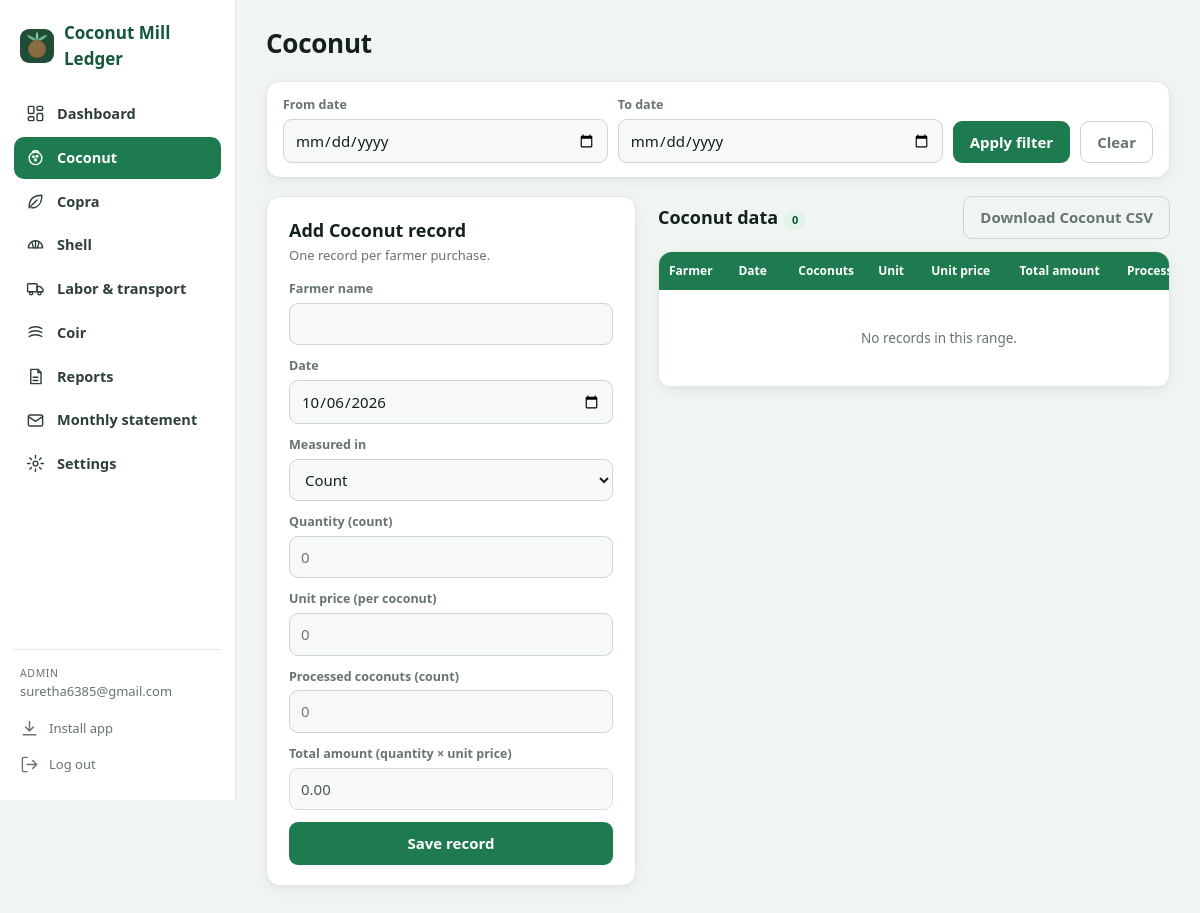
The page /d/coconut (signed in) on the database its author committed.
### tables this page shows
CREATE TABLE users (
    id INTEGER PRIMARY KEY AUTOINCREMENT,
    email TEXT NOT NULL UNIQUE, password_hash TEXT NOT NULL,
    role TEXT NOT NULL DEFAULT 'staff', created_at TEXT DEFAULT CURRENT_TIMESTAMP);

### app.py (the view, shortened to what this page needs)
@app.route("/d/<key>", methods=["GET", "POST"])
def dataset(key):
    cfg = get_cfg(key)
    conn = db()
    start, end = date_args()
    values, edit_id = {}, request.args.get("edit", type=int)
    rows = fetch_rows(conn, key, start, end)
    view = [dict(id=r["id"], cells=[c[1](r) for c in cfg["cols"]]) for r in rows]
    return render_template("dataset.html", key=key, cfg=cfg, rows=view, values=values,
                           edit_id=edit_id, start=start, end=end, foot=foot_pairs(key, rows) if rows else [])

### app.py (called while the page is built)
def connect():
    conn = sqlite3.connect(DB_PATH)
    conn.row_factory = sqlite3.Row
    return conn

def db():
    if "db" not in g:
        g.db = connect()
    return g.db

def get_cfg(key):
    if key not in DATASETS:
        abort(404)
    return DATASETS[key]

def valid_date(text):
    try:
        return len(text) == 10 and dt.date.fromisoformat(text) is not None
    except (TypeError, ValueError):
        return False

def fetch_rows(conn, key, start="", end=""):
    cfg = DATASETS[key]
    where, params = [], []
    if start:
        where.append("date >= ?")
        params.append(start)
    if end:
        where.append("date <= ?")
        params.append(end)
    sql = f"SELECT * FROM {cfg['table']}"
    if where:
        sql += " WHERE " + " AND ".join(where)
    sql += " ORDER BY date, id"
    rows = [dict(r) for r in conn.execute(sql, params).fetchall()]
    for r in rows:
        r["amount"] = cfg["amount"](r) if key != "coir" else r["amount"]
    return rows

def user_count(conn):
    return conn.execute("SELECT COUNT(*) FROM users").fetchone()[0]

@app.after_request
def security_headers(resp):
    resp.headers.setdefault("X-Content-Type-Options", "nosniff")
    resp.headers.setdefault("Referrer-Policy", "same-origin")
    resp.headers.setdefault("X-Frame-Options", "DENY")
    resp.headers.setdefault(
        "Content-Security-Policy",
        "default-src 'self'; img-src 'self' data:; style-src 'self' 'unsafe-inline'; "
        "script-src 'self'; base-uri 'self'; form-action 'self'; frame-ancestors 'none'")
    return resp

@app.context_processor
def inject_globals():
    if "csrf" not in session:
        session["csrf"] = secrets.token_hex(16)
    return dict(csrf=session["csrf"], datasets=DATASETS, cur=CUR, user=g.get("user"),
                today=dt.date.today().isoformat())

def date_args():
    start, end = request.args.get("start", ""), request.args.get("end", "")
    return (start if valid_date(start) else ""), (end if valid_date(end) else "")

### templates/dataset.html (shortened to what this page needs)
{% extends "base.html" %}
{% block content %}
<div class="pagehead"><h1 class="page-title">{{ cfg.title }}</h1></div>
{% include "_filter.html" %}
<div class="grid">
  <div class="panel">
    <h2>{{ 'Edit' if edit_id else 'Add' }} {{ cfg.title }} record</h2>
    <p class="sub">{% if key == 'coconut' %}One record per farmer purchase.{% elif key == 'coir' %}Loads sold and the total amount received. This counts toward profit.{% else %}Totals calculate automatically.{% endif %}</p>
    <form method="post" data-key="{{ key }}" action="{{ url_for('dataset', key=key, start=start, end=end) }}">
      {% for f in cfg.fields %}
        {% set val = values.get(f.name) %}
        <div class="field">
          <label for="{{ f.name }}" id="lbl-{{ f.name }}">{{ f.label }}</label>
          {% if f.type == 'select' %}
            <select id="{{ f.name }}" name="{{ f.name }}">
              {% for o in f.options %}<option value="{{ o }}" {{ 'selected' if val == o }}>{{ o|capitalize }}</option>{% endfor %}
            </select>
          {% elif f.type == 'date' %}
            <input type="date" id="{{ f.name }}" name="{{ f.name }}" value="{{ val or today }}" required>
          {% elif f.type == 'text' %}
            <input type="text" id="{{ f.name }}" name="{{ f.name }}" value="{{ val or '' }}" maxlength="200" {{ 'required' if f.required }}>
          {% else %}
            <input type="number" id="{{ f.name }}" name="{{ f.name }}" min="0" step="{{ f.step }}" placeholder="0" value="{{ (val if val else '') }}">
          {% endif %}
        </div>
      {% endfor %}
      {% if cfg.total_label %}
        <div class="field"><label>{{ cfg.total_label }}</label><input type="text" id="live-total" disabled value="0.00"></div>
      {% endif %}
      <button class="primary" type="submit">{{ 'Save changes' if edit_id else 'Save record' }}</button>
    </form>
  </div>
  <div>
    <div class="bar">
      <h2 style="margin:0;">{{ cfg.title }} data<span class="badge">{{ rows|length }}</span></h2>
      <a class="btn ghost" href="{{ url_for('dataset_csv', key=key, start=start, end=end) }}">Download {{ cfg.title }} CSV</a>
    </div>
    <div class="table-wrap">
      <table>
        <thead><tr>{% for h, _, cls in cfg.cols %}<th class="{{ cls }}">{{ h }}</th>{% endfor %}<th></th></tr></thead>
        <tbody>
        {% for r in rows %}
          <tr>
            {% for cell in r.cells %}<td class="{{ cfg.cols[loop.index0][2] }}">{{ cell }}</td>{% endfor %}
            <td><div class="acts">
              <a href="{{ url_for('dataset', key=key, edit=r.id, start=start, end=end) }}">Edit</a>
              {% if user.role == 'admin' %}
              <form method="post" action="{{ url_for('delete_record', key=key, rid=r.id) }}" data-confirm="Delete this record? This cannot be undone.">
                <input type="hidden" name="csrf" value="{{ csrf }}">
                <input type="hidden" name="start" value="{{ start }}"><input type="hidden" name="end" value="{{ end }}">
                <button type="submit">Delete</button>
              </form>
              {% endif %}
            </div></td>
          </tr>
        {% else %}
          <tr><td colspan="{{ cfg.cols|length + 1 }}" class="empty">No records in this range.</td></tr>
        {% endfor %}
        </tbody>
      </table>
    </div>
  </div>
</div>
{% endblock %}

### templates/base.html (shortened to what this page needs)
{% from "_icons.html" import icon -%}
<!doctype html>
<html lang="en">
<head>
  {% include "_head.html" %}
</head>
<body>
<div class="shell">
  <aside class="side">
    <a class="brand" href="{{ url_for('dashboard') }}"><img src="{{ url_for('static', filename='icons/icon-192.png') }}" alt=""><span>Coconut Mill Ledger</span></a>
    <nav class="sidenav">
      <a class="nav {{ 'active' if request.endpoint == 'dashboard' }}" href="{{ url_for('dashboard') }}">{{ icon('dashboard') }}<span>Dashboard</span></a>
      {% set icons = {'coconut': 'coconut', 'copra': 'copra', 'shell': 'shell', 'expenses': 'expenses', 'coir': 'coir'} %}
      {% for k, d in datasets.items() %}
        <a class="nav {{ 'active' if request.endpoint in ('dataset',) and key is defined and key == k }}" href="{{ url_for('dataset', key=k) }}">{{ icon(icons[k]) }}<span>{{ d.title }}</span></a>
      {% endfor %}
      <a class="nav {{ 'active' if request.endpoint == 'summary' }}" href="{{ url_for('summary') }}">{{ icon('reports') }}<span>Reports</span></a>
      <a class="nav {{ 'active' if request.endpoint == 'statement' }}" href="{{ url_for('statement') }}">{{ icon('statement') }}<span>Monthly statement</span></a>
      <a class="nav {{ 'active' if request.endpoint == 'settings' }}" href="{{ url_for('settings') }}">{{ icon('settings') }}<span>{{ 'Settings' if user.role == 'admin' else 'Account' }}</span></a>
    </nav>
    <div class="sidefoot">
      <div class="who"><small>{{ user.role }}</small>{{ user.email }}</div>
      <button type="button" data-install hidden>{{ icon('install') }}<span>Install app</span></button>
      <form method="post" action="{{ url_for('logout') }}">
        <button type="submit">{{ icon('logout') }}<span>Log out</span></button>
      </form>
    </div>
  </aside>
  <main class="main">
    {% block content %}{% endblock %}
  </main>
</div>
</body>
</html>

### static/style.css (style rules this page uses)
:root { --bg:#F1F5F2;--panel:#fff;--panel2:#F6F9F7;--text:#14211B;--muted:#66756D;--border:#E2E9E4;--border2:#CBD6CF; --green:#1E7A4F;--green-dark:#14573A;--green-soft:#E4F3EA;--blue:#4A90D9;--red:#C0392B;--red-soft:#FBE7E4; --shadow:0 1px 2px rgba(20,33,27,.04),0 4px 14px rgba(20,33,27,.05); }
* { box-sizing:border-box }
html { -webkit-text-size-adjust:100% }
body { margin:0;background:var(--bg);color:var(--text);font:15px/1.5 system-ui,-apple-system,"Segoe UI",Roboto,"Helvetica Neue",Arial,sans-serif; padding-top:env(safe-area-inset-top,0);padding-bottom:env(safe-area-inset-bottom,0) }
a { color:var(--green-dark) }
h1,h2,h3 { margin:0 }
h2 { font-size:18px;font-weight:650 }
.shell { display:grid;grid-template-columns:236px minmax(0,1fr);min-height:100vh }
.side { background:var(--panel);border-right:1px solid var(--border);padding:18px 14px;position:sticky;top:0;height:100vh; overflow-y:auto;display:flex;flex-direction:column }
.brand { display:flex;align-items:center;gap:10px;font-weight:700;font-size:17px;color:var(--green-dark);margin:2px 6px 22px;text-decoration:none }
.brand img { width:34px;height:34px;border-radius:9px }
.sidenav { display:flex;flex-direction:column;gap:2px }
.nav { display:flex;align-items:center;gap:12px;padding:10px 12px;border-radius:10px;color:#2F4137;text-decoration:none;font-weight:550;font-size:14.5px }
.nav.active { background:var(--green);color:#fff }
.sidefoot { margin-top:auto;padding-top:16px;border-top:1px solid var(--border);font-size:13px;color:var(--muted) }
.sidefoot .who { padding:0 6px 10px;word-break:break-all }
.sidefoot .who small { display:block;text-transform:uppercase;letter-spacing:.06em;font-size:10.5px }
.sidefoot form { margin:0 }
.sidefoot button { width:100%;text-align:left;background:none;border:none;padding:8px 6px;color:var(--muted);font:inherit;cursor:pointer;border-radius:8px;display:flex;gap:10px;align-items:center }
.main { padding:24px 30px 64px;min-width:0 }
.page-title { font-size:26px;font-weight:700;letter-spacing:-.01em }
.pagehead { display:flex;justify-content:space-between;align-items:center;gap:14px;flex-wrap:wrap;margin-bottom:18px }
.sub { color:var(--muted);font-size:13px;margin:2px 0 14px }
.grid { display:grid;grid-template-columns:minmax(290px,370px) minmax(0,1fr);gap:22px;align-items:start }
.panel { background:var(--panel);border:1px solid var(--border);border-radius:14px;padding:20px 22px;box-shadow:var(--shadow) }
.field { display:flex;flex-direction:column;gap:4px;margin-bottom:12px }
label { font-size:12.5px;color:var(--muted);font-weight:550 }
input,select { font:inherit;padding:9px 11px;border-radius:9px;border:1px solid var(--border2);background:var(--panel2);color:var(--text);width:100% }
input[disabled] { opacity:.75 }
button,.btn { font:inherit;font-weight:600;border-radius:9px;border:1px solid transparent;padding:9px 16px;cursor:pointer;text-decoration:none;display:inline-block;text-align:center }
.primary { background:var(--green);color:#fff;width:100% }
.ghost { background:transparent;border-color:var(--border2);color:var(--muted) }
.bar { display:flex;justify-content:space-between;align-items:center;gap:10px;flex-wrap:wrap;margin-bottom:12px }
.badge { display:inline-block;font-size:11px;background:var(--green-soft);color:var(--green-dark);border-radius:10px;padding:1px 8px;margin-left:6px;font-weight:650 }
.table-wrap { overflow-x:auto;border:1px solid var(--border);border-radius:14px;background:var(--panel);box-shadow:var(--shadow) }
table { border-collapse:collapse;width:100%;min-width:560px;font-size:13.5px }
th { background:var(--green);color:#fff;font-size:12px;text-align:right;padding:10px;white-space:nowrap;font-weight:600 }
td { padding:9px 10px;text-align:right;border-bottom:1px solid var(--border);white-space:nowrap;font-variant-numeric:tabular-nums }
th.l,td.l { text-align:left }
.empty { padding:38px;text-align:center;color:var(--muted) }

### rows shown on the page
users: role "Settings", role "ADMIN", email "suretha6385@gmail.com"

### other values the page prints
{{ d.title }} "Coconut" "Copra" "Shell" "Labor & transport" "Coir"
{{ cfg.title }} "Coconut"
{{ 'Edit' if edit_id else 'Add' }} "Add"
{{ f.label }} "Farmer name" "Date" "Measured in" "Processed coconuts (count)"
{{ cfg.total_label }} "Total amount (quantity × unit price)"
{{ 'Save changes' if edit_id else 'Save record' }} "Save record"
{{ rows|length }} "0"
{{ h }} "Farmer" "Date" "Coconuts" "Unit" "Unit price" "Total amount"
form field unit "Count"
